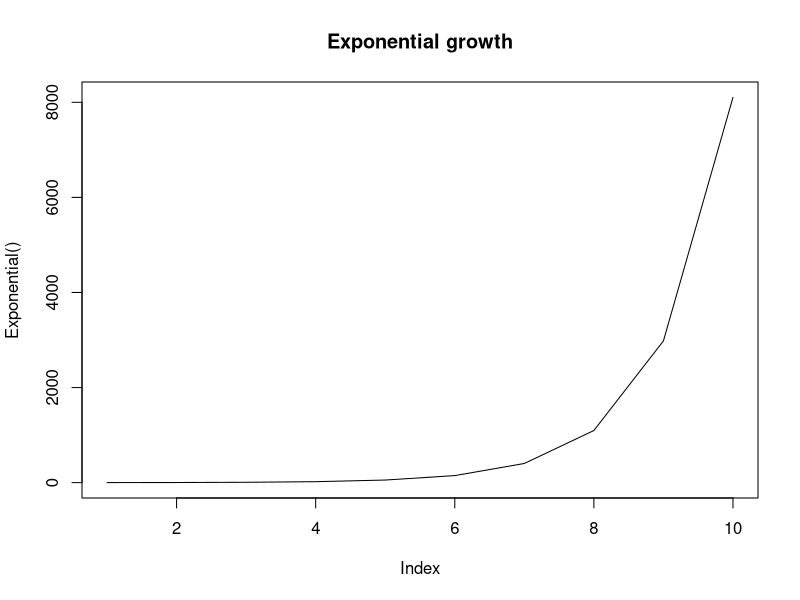
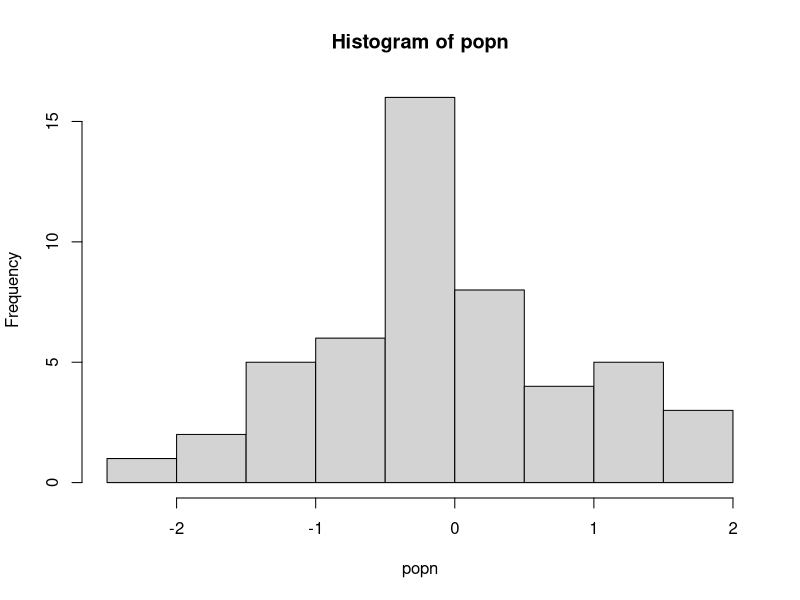

The R source for these figures, in order: (Note: this script raises an error after producing the figures.)
Exponential <- function(N0 = 1, r = 1, generations = 10) {
  # Runs a simulation of exponential growth
  # Returns a vector of length generations
  
  N <- rep(NA, generations)    # Creates a vector of NA
  
  N[1] <- N0
  for (t in 2:generations) {
    N[t] <- N[t-1] * exp(r)
    browser()
  }
  return (N)
}

plot(Exponential(), type="l", main="Exponential growth")

doit <- function(x) {
  temp_x <- sample(x, replace = TRUE)
  if(length(unique(temp_x)) > 30) {#only take mean if sample was sufficient
    print(paste("Mean of this sample was:", as.character(mean(temp_x))))
  } 
  else {
    stop("Couldn't calculate mean: too few unique values!")
  }
}

set.seed(1345) # again, to get the same result for illustration

popn <- rnorm(50)

hist(popn)

lapply(1:15, function(i) doit(popn))

result <- lapply(1:15, function(i) try(doit(popn), FALSE))
class(result)
